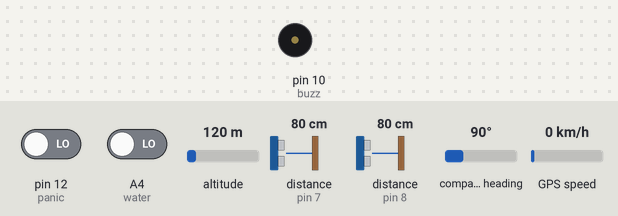
This sketch was run on a simulated Arduino Uno, built with avr-gcc and run on an emulated ATmega328P. Parts: buzzer (waves = sounding, pin HIGH). The test bench sets the inputs (shaded band); at power-on: distance to the obstacle (sensors on pin 7, pin 8) 80 cm, pin 12 (panic) LOW, A4 (water) LOW, altitude 120 m, compass heading 90°, GPS speed 0 km/h. The echo pulse lasts 58.3 µs per cm; the GPS gets a fix after 3 s at 37.7749, -122.4194 with 8 satellites; the modem accepts every AT command (registered, SIM ready, sends succeed) and sends nothing else; pins used as bus, display or sensor lines are not drawn; what the sketch prints to the serial monitor is not drawn.

Above: at 1.2 s.
1.3 s: distance to the obstacle (sensor on pin 7) set to 17 cm
2.8 s: distance to the obstacle (sensor on pin 7) set to 13 cm
At 3.0 s:
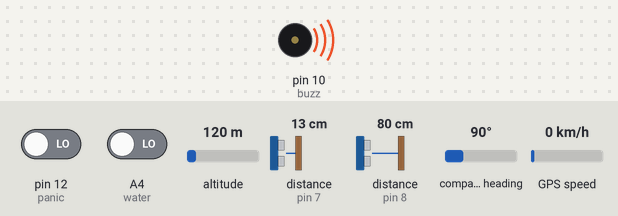
5.8 s: pin 12 (panic) driven HIGH
At 6.11 s:
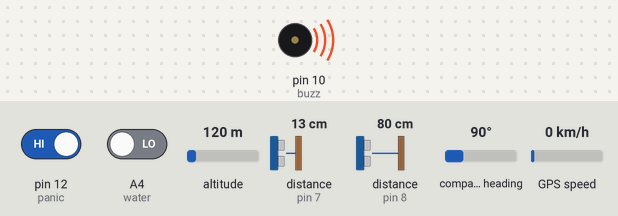
8.8 s: A4 (water) driven HIGH
Timing chart, 0 to 11.7 s (numbered marks = the images above; inputs shaded):
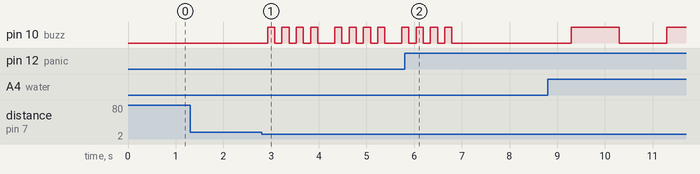

The sketch:

code.ino
```cpp
#include <SoftwareSerial.h>
#include <TinyGPS.h>
const int pingPin = 13; // Trigger Pin of Ultrasonic Sensor
const int up = 7; // Echo Pin of Ultrasonic Sensor
const int down = 8; // Echo Pin of Ultrasonic Sensor
const int water = A4;
const int panic = 12;
const int buzz = 10;
long duration,cm,cm1,duration1;
String way;
TinyGPS gps; // create gps object
float lat,lon;
String msg;
SoftwareSerial sim(2, 3);

void setup()
{
   Serial.begin(9600); // Starting Serial Terminal
   sim.begin(9600);
   pinMode(up, INPUT);
   pinMode(down, INPUT);
   pinMode(water, INPUT);
   pinMode(panic, INPUT);
   pinMode(panic, INPUT);
   pinMode(buzz, OUTPUT);

}

void loop()
{


if (get_distance(down)=="obstacle"){buzzer(150);}
if (digitalRead(water)){buzzer(1000);}
if (get_distance(up)=="obstacle"){buzzer(150);}
if (digitalRead(panic)){send_location();}
delay(200);

}

void buzzer(int t)
{

    digitalWrite(buzz,HIGH);
    delay(t);
    digitalWrite(buzz,LOW);
    delay(t);
    digitalWrite(buzz,HIGH);
    delay(t);
    digitalWrite(buzz,LOW);
    delay(t);
    digitalWrite(buzz,HIGH);
    delay(t);
    digitalWrite(buzz,LOW);
    delay(t);
    digitalWrite(buzz,HIGH);
    delay(t);
    digitalWrite(buzz,LOW);
    delay(t);


}

void updateSerial()
{
  delay(500);
  while (sim.available())
  {
    Serial.write(sim.read());//Forward what Serial received to Software Serial Port
  }
  while(sim.available())
  {
    Serial.write(sim.read());//Forward what Software Serial received to Serial Port
  }
}

void update_gps()
{
   while(Serial.available())
  {
    if(gps.encode(Serial.read()))// encode gps data
    {
    gps.f_get_position(&lon,&lat); // get latitude and longitude
    }
  }
}

void send_location()
{

  update_gps();
  update_gps();
  if (lon != 0.00 || lat !=0.00)
 {
  sim.println("AT+CMGF=1"); // Configuring TEXT mode
  updateSerial();
  sim.println("AT+CMGS=\"+234---------\""); //replace with your number
  updateSerial();
  msg = "PANIC_LOCATION: GPS = " + String(lon) + "," + String(lat) + " Copy to google map to see location!";
  msg = "PANIC_LOCATION: GPS = " + String(lon) + "," + String(lat) + " Copy to google map to see location!";
  sim.print(msg);
  updateSerial();
  sim.write(26);
  updateSerial();
  }
}


String get_distance(int sensor)
{

   pinMode(pingPin, OUTPUT);
   digitalWrite(pingPin, LOW);
   delayMicroseconds(2);
   digitalWrite(pingPin, HIGH);
   delayMicroseconds(10);
   digitalWrite(pingPin, LOW);
   duration = pulseIn(sensor, HIGH);
   cm = microsecondsToCentimeters(duration);
   if (cm == 0 || cm >15){way="free";}
   else if (cm <= 15) {way="obstacle";}
   return way;
}


long microsecondsToCentimeters(long microseconds) {
   return microseconds / 29 / 2;
}
```

Measured:
- the behaviour switches between 16 and 15 cm on distance to the obstacle (sensor on pin 7) (found by bisection; images 0 and 1)
- after the input at 1.3 s, every drawn part: stays the same
- after the input at 2.8 s, pin 10 (buzz): goes 3 × (HIGH 0.15 s, LOW 0.15 s), HIGH 0.15 s, LOW 0.36 s, 3 × (HIGH 0.15 s, LOW 0.15 s), HIGH 0.15 s, LOW 0.36 s, then HIGH, starting after 0.13 s
- after the input at 5.8 s, pin 10 (buzz): goes on until 6.8 s, then stays LOW
